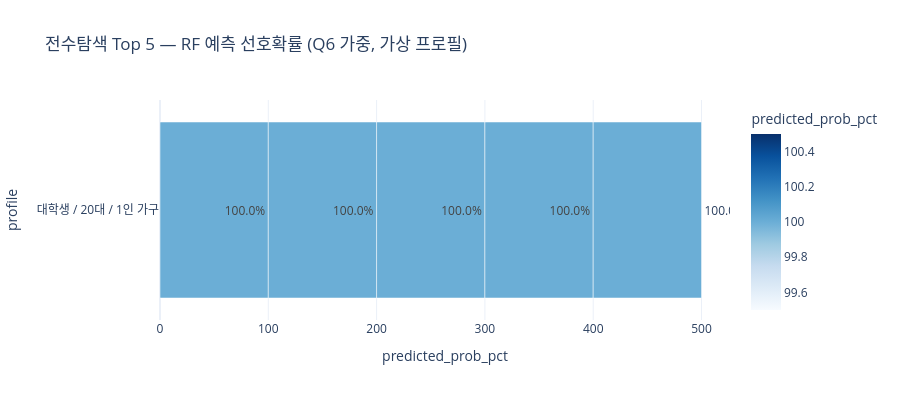

The notebook cell saved with this chart:
### Code cell
if not grid_top5.empty:
    plot_df = grid_top5.copy()
    plot_df["profile"] = (
        plot_df["occupation"] + " / " + plot_df["age_group"] + " / " + plot_df["housing_type"]
    )
    fig = px.bar(
        plot_df, x="predicted_prob_pct", y="profile", orientation="h",
        title="전수탐색 Top 5 — RF 예측 선호확률 (Q6 가중, 가상 프로필)",
        text="predicted_prob_pct", template=PLOTLY_TEMPLATE,
        color="predicted_prob_pct", color_continuous_scale="Blues",
    )
    fig.update_traces(texttemplate="%{text:.1f}%", textposition="outside")
    fig.update_layout(yaxis={"categoryorder": "total ascending"}, height=400)
    fig.show()

### Figure 1 — Plotly figure (JSON) as saved in the notebook; plotly's stock layout.template omitted (floating-point values rounded to 4 significant figures)
{"data": [{"hovertemplate": "predicted_prob_pct=%{marker.color}<br>profile=%{y}<extra></extra>", "legendgroup": "", "marker": {"color": [100.0, 100.0, 100.0, 100.0, 100.0], "coloraxis": "coloraxis", "pattern": {"shape": ""}}, "name": "", "orientation": "h", "showlegend": false, "text": [100.0, 100.0, 100.0, 100.0, 100.0], "textposition": "outside", "texttemplate": "%{text:.1f}%", "type": "bar", "x": [100.0, 100.0, 100.0, 100.0, 100.0], "xaxis": "x", "y": ["대학생 / 20대 / 1인 가구", "대학생 / 20대 / 1인 가구", "대학생 / 20대 / 1인 가구", "대학생 / 20대 / 1인 가구", "대학생 / 20대 / 1인 가구"], "yaxis": "y"}], "layout": {"barmode": "relative", "coloraxis": {"colorbar": {"title": {"text": "predicted_prob_pct"}}, "colorscale": [[0, "rgb(247,251,255)"], [0.125, "rgb(222,235,247)"], [0.25, "rgb(198,219,239)"], [0.375, "rgb(158,202,225)"], [0.5, "rgb(107,174,214)"], [0.625, "rgb(66,146,198)"], [0.75, "rgb(33,113,181)"], [0.875, "rgb(8,81,156)"], [1, "rgb(8,48,107)"]]}, "height": 400, "legend": {"tracegroupgap": 0}, "title": {"text": "전수탐색 Top 5 — RF 예측 선호확률 (Q6 가중, 가상 프로필)"}, "xaxis": {"anchor": "y", "domain": [0, 1], "title": {"text": "predicted_prob_pct"}}, "yaxis": {"anchor": "x", "categoryorder": "total ascending", "domain": [0, 1], "title": {"text": "profile"}}}}
